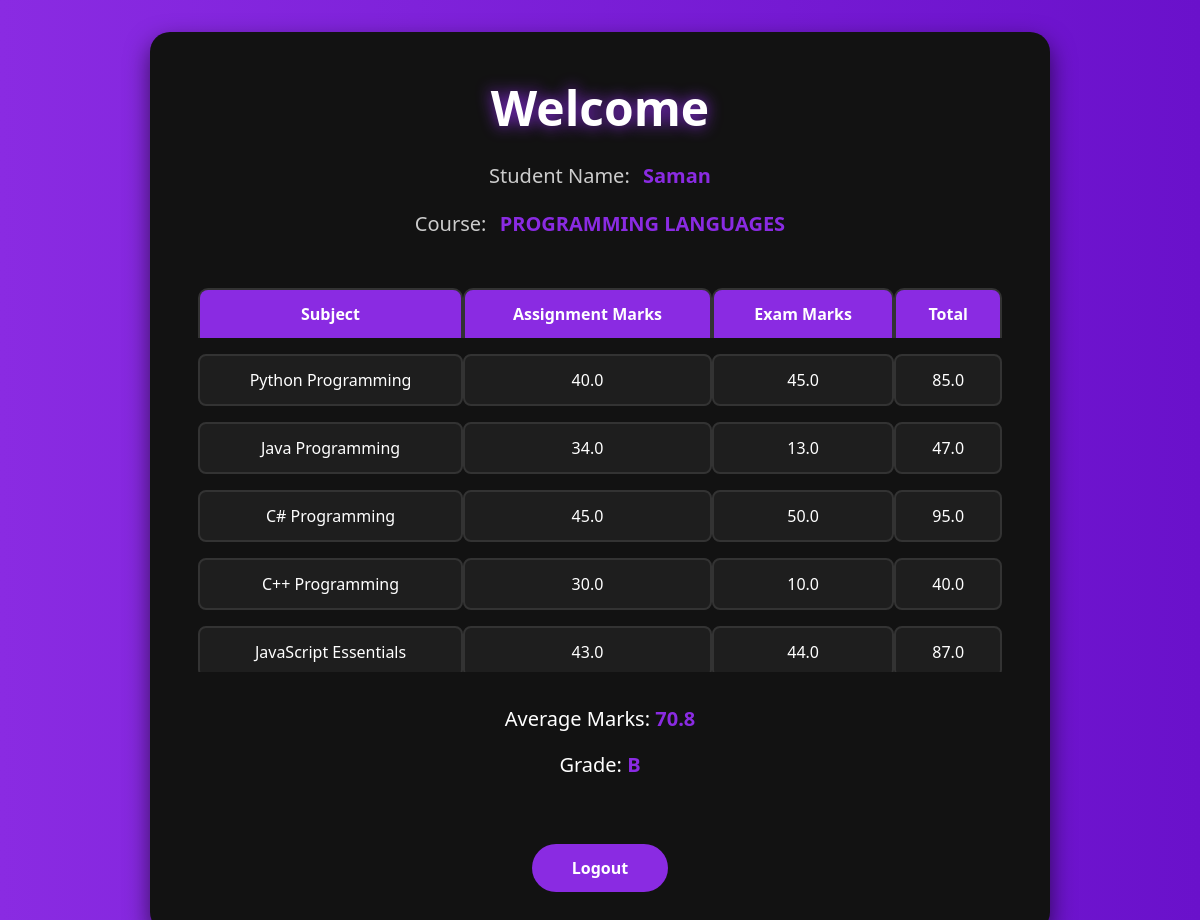
The page /dashboard/dashboard/ (signed in) on the database its author committed.
### studentportal/models.py (models this page shows, shortened)
class Student(models.Model):
    user = models.OneToOneField(User, on_delete=models.CASCADE, null=True)
    name = models.CharField(max_length=100)
    email = models.EmailField()
    course = models.ForeignKey(Course, on_delete=models.SET_NULL, null=True)

class Marks(models.Model):
    student = models.ForeignKey(Student, on_delete=models.CASCADE)
    subject = models.ForeignKey(Subject, on_delete=models.CASCADE)
    assignment_marks = models.FloatField(default=0)
    exam_marks = models.FloatField(default=0)
    @property
    def total(self):
        return self.assignment_marks + self.exam_marks

### adminpanel/models.py (models this page shows, shortened)
class Course(models.Model):
    name = models.CharField(max_length=100)

class Subject(models.Model):
    name = models.CharField(max_length=100)
    course = models.ForeignKey(Course, on_delete=models.CASCADE, related_name='subjects')

### studentportal/views.py (the view)
# urls.py: path('dashboard/', views.student_dashboard, name='student_dashboard'),
def student_dashboard(request):
    if not request.user.is_authenticated:
        return redirect('student_login')
    try:
        student = Student.objects.get(user=request.user)
        marks = Marks.objects.filter(student=student)
        if marks.exists():
            average = sum([m.total for m in marks]) / marks.count()
        else:
            average = 0
        if average >= 75:
            grade = "A"
        elif average >= 60:
            grade = "B"
        elif average >= 50:
            grade = "C"
        else:
            grade = "F"
        context = {
            'student': student,
            'marks': marks,
            'average': round(average, 2),
            'grade': grade,
        }
        return render(request, 'studentportal/dashboard.html', context)
    except Student.DoesNotExist:
        return render(request, 'studentportal/dashboard.html', {'error': 'Student profile not found'})

### studentportal/templates/studentportal/dashboard.html (shortened to what this page needs)
{% load static %}
<!DOCTYPE html>
<html lang="en">
<head>
  <link href="https://cdn.jsdelivr.net/npm/bootstrap@5.3.3/dist/css/bootstrap.min.css" rel="stylesheet" />
</head>
<body>
  <div class="dashboard-container">
    <div class="welcome-text">Welcome</div>
    <div class="dashboard-header">
      <p><span class="label">Student Name:</span> <span class="value">{{ student.user.username }}</span></p>
      <p><span class="label">Course:</span> <span class="value">{{ student.course.name }}</span></p>
    </div>
    <div class="table-responsive">
      <table>
        <thead>
          <tr>
            <th>Subject</th>
            <th>Assignment Marks</th>
            <th>Exam Marks</th>
            <th>Total</th>
          </tr>
        </thead>
        <tbody>
          {% for mark in marks %}
          <tr>
            <td>{{ mark.subject.name }}</td>
            <td>{{ mark.assignment_marks }}</td>
            <td>{{ mark.exam_marks }}</td>
            <td>{{ mark.total }}</td>
          </tr>
          {% empty %}
          <tr>
            <td colspan="4" style="color: #ccc;">No marks available</td>
          </tr>
          {% endfor %}
        </tbody>
      </table>
    </div>
    <div class="summary">
      <p>Average Marks: <span>{{ average }}</span></p>
      <p>Grade: <span>{{ grade }}</span></p>
    </div>
    <a href="{% url 'student_logout' %}" class="logout-btn">Logout</a>
  </div>
</body>
</html>

### studentportal/templates/studentportal/dashboard.html (style rules this page uses)
html, body { height: 100%; margin: 0; font-family: 'Segoe UI', Tahoma, Geneva, Verdana, sans-serif; background: linear-gradient(to right, #8a2be2, #6a11cb); color: #fff; }
body { display: flex; justify-content: center; align-items: flex-start; padding: 2rem; overflow-y: auto; }
.dashboard-container { background-color: #121212; border-radius: 20px; box-shadow: 0 10px 25px rgba(0,0,0,0.6); max-width: 900px; width: 100%; padding: 2.5rem 3rem; text-align: center; }
.welcome-text { font-size: 3rem; font-weight: 900; margin-bottom: 1rem; color: #fff; text-shadow: 0 0 15px #8a2be2; }
.dashboard-header { margin-bottom: 2rem; font-size: 1.25rem; line-height: 1.6; }
.dashboard-header span.label { color: #ccc; font-weight: 500; margin-right: 0.5rem; }
.dashboard-header span.value { color: #8a2be2; font-weight: 700; }
.table-responsive { max-height: 400px; overflow-y: auto; }
table { width: 100%; border-collapse: separate; border-spacing: 0 1rem; color: #fff; font-size: 1rem; }
th, td { background-color: #1e1e1e; padding: 12px 20px; vertical-align: middle; text-align: center; border: 2px solid #333; border-radius: 8px; }
th { background-color: #8a2be2; font-weight: 600; border-radius: 10px 10px 0 0; border-bottom: none; }
.summary { margin-top: 2rem; font-size: 1.25rem; }
.summary span { font-weight: bold; color: #8a2be2; }
.logout-btn { display: inline-block; margin: 3rem auto 0; background-color: #8a2be2; color: white; border: none; padding: 12px 40px; font-weight: 600; border-radius: 30px; text-align: center; text-decoration: none; transition: background-color 0.3s ease; }

### rows shown on the page
Student: user.username "Saman", course.name "PROGRAMMING LANGUAGES"
Marks: subject.name "Python Programming", assignment_marks "40.0", exam_marks "45.0", total "85.0"
Marks: subject.name "Java Programming", assignment_marks "34.0", exam_marks "13.0", total "47.0"
Marks: subject.name "C# Programming", assignment_marks "45.0", exam_marks "50.0", total "95.0"
Marks: subject.name "C++ Programming", assignment_marks "30.0", exam_marks "10.0", total "40.0"
Marks: subject.name "JavaScript Essentials", assignment_marks "43.0", exam_marks "44.0", total "87.0"

### other values the page prints
{{ average }} "70.8"
{{ grade }} "B"
